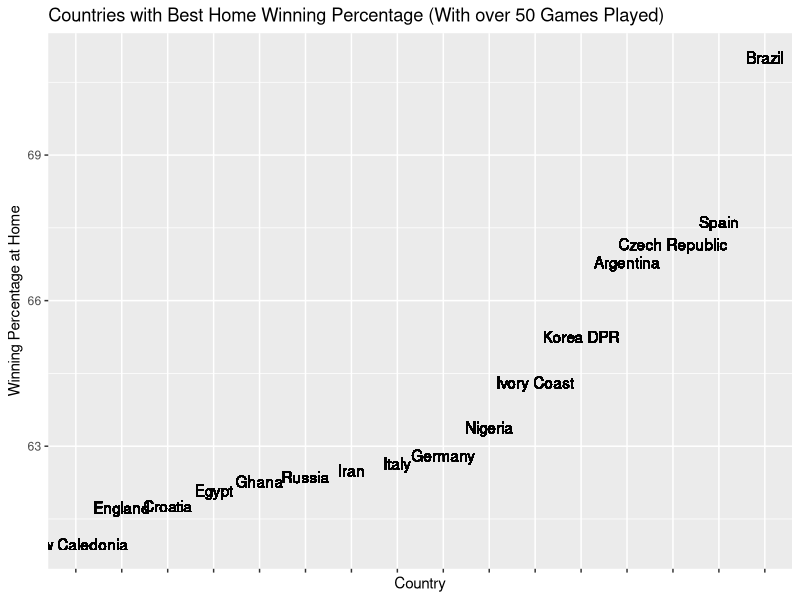

Reproduce this figure in R.
## ---- chunk 1
knitr::opts_chunk$set(echo = TRUE)
library(tidyverse)
## ---- chunk 2
soccerResults <- read_csv("soccerResults.csv")


#Plotting Top Team's Winning Percentage
soccerResults %>%
  mutate(`homeWin` = ifelse(home_ft>away_ft, 1, 0)) %>%
  group_by(`home_team`) %>%
  mutate(`totalWins`= sum(`homeWin`), 
         `totalGames` = length(`home_team`), 
         `percWin` = `totalWins`/`totalGames`*100) %>%
  filter(`totalGames`>50, 
         `percWin`>60) %>%
  arrange(`percWin`) %>%
  ggplot(aes(reorder(`home_team`,`percWin`), 
             `percWin`)) +
  geom_text(aes(label=`home_team`)) +
    labs(title = "Countries with Best Home Winning Percentage (With over 50 Games Played)",
       x = "Country", 
       y = "Winning Percentage at Home") +
       theme(axis.text.x=element_blank())

